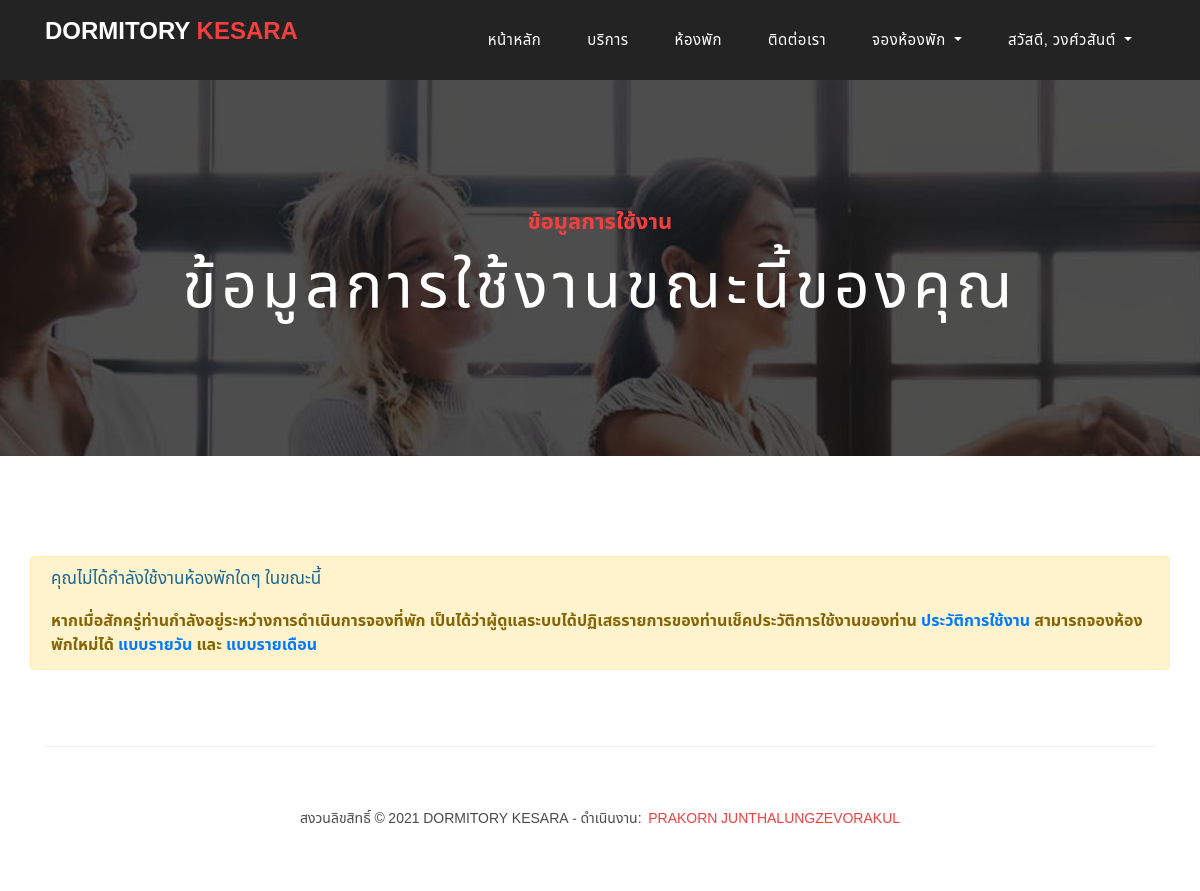
The page /current_book.php (signed in) on the database as committed earlier.
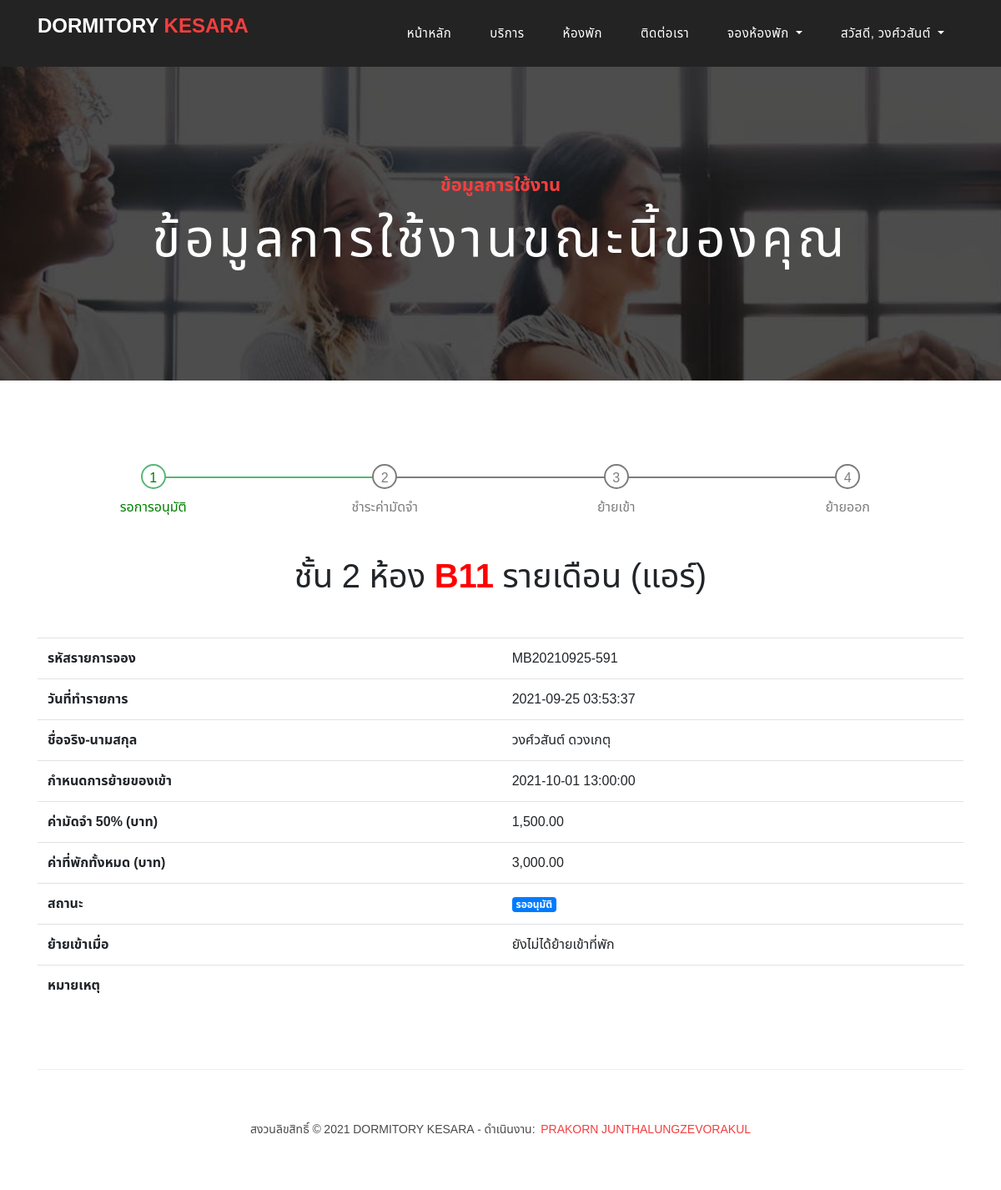
The same page on the database as committed later.
### tables this page shows
CREATE TABLE `monthly_books` (
  `id` varchar(255) NOT NULL COMMENT 'รหัส',
  `customer_id` char(13) NOT NULL COMMENT 'รหัสลูกค้า',
  `schedule_move_in` datetime DEFAULT NULL COMMENT 'กำหนดการจะย้ายเข้า',
  `move_in_date` date DEFAULT NULL COMMENT 'วันที่ย้ายเข้า',
  `move_out_date` date DEFAULT NULL COMMENT 'วันที่ย้ายออก',
  `cost` decimal(10,2) NOT NULL COMMENT 'ค่าที่พัก',
  `monthly_room_id` varchar(255) NOT NULL COMMENT 'เลขห้อง',
  `status` varchar(255) NOT NULL COMMENT 'สถานะ',
  `note` text NOT NULL COMMENT 'หมายเหตุ',
  `created` timestamp NOT NULL DEFAULT current_timestamp() COMMENT 'วันที่สร้างข้อมูล',
  `updated` timestamp NOT NULL DEFAULT current_timestamp() ON UPDATE current_timestamp() COMMENT 'อัพเดตล่าสุด'
);

CREATE TABLE `monthly_rooms` (
  `id` varchar(255) NOT NULL COMMENT 'เลขห้อง',
  `type` int(11) NOT NULL COMMENT 'ประเภทห้อง',
  `floor` varchar(255) NOT NULL COMMENT 'ชั้น',
  `img_position` text NOT NULL COMMENT 'ไฟล์ภาพตำแหน่งห้อง',
  `active` varchar(255) NOT NULL DEFAULT 'พร้อมใช้งาน' COMMENT 'สถานะห้อง',
  `created` timestamp NOT NULL DEFAULT current_timestamp() COMMENT 'วันที่เพิ่มข้อมูล',
  `updated` timestamp NOT NULL DEFAULT current_timestamp() ON UPDATE current_timestamp() COMMENT 'อัพเดตล่าสุด'
);

CREATE TABLE `roomtypes` (
  `id` int(11) NOT NULL COMMENT 'รหัส',
  `name` varchar(255) NOT NULL COMMENT 'ชื่อประเภท',
  `type` varchar(255) NOT NULL COMMENT 'ชนิด',
  `description` text NOT NULL COMMENT 'รายละเอียด',
  `price` decimal(10,2) NOT NULL COMMENT 'ค่าห้อง',
  `img` text NOT NULL COMMENT 'ไฟล์ภาพ',
  `created` timestamp NOT NULL DEFAULT current_timestamp() COMMENT 'วันที่สร้างข้อมูล',
  `updated` timestamp NOT NULL DEFAULT current_timestamp() ON UPDATE current_timestamp() COMMENT 'อัพเดตล่าสุด'
);

### current_book.php (the view, shortened to what the rows shown need)
<?php
require_once('api/connect.php');
$sql = "SELECT current_book FROM customers WHERE id_card = ?";
$stmt = $pdo->prepare($sql);
$stmt->execute([$_SESSION['CUSTOMER_ID']]);
$row = $stmt->fetchObject();
$current_book = $row->current_book;
if (!empty($current_book)) {
    $sql = "
        SELECT daily_books.id,customer_id,daterange,duration,check_in,check_out,time,cost,check_in_datetime,daily_room_id,status,note,name,floor,daily_books.created
        FROM daily_books,daily_rooms,roomtypes
        WHERE daily_books.daily_room_id=daily_rooms.id
        AND daily_rooms.type=roomtypes.id
        AND daily_books.id=?
    ";
    $stmt = $pdo->prepare($sql);
    $stmt->execute([$current_book]);
    $daily = $stmt->fetchObject();
    if (empty($daily)) {
        $sql = "
            SELECT monthly_books.id,customer_id,schedule_move_in,move_in_date,cost,monthly_room_id,status,note,name,floor,monthly_books.created
            FROM monthly_books,monthly_rooms,roomtypes
            WHERE monthly_books.monthly_room_id=monthly_rooms.id
            AND monthly_rooms.type=roomtypes.id
            AND monthly_books.id = ?
        ";
        $stmt = $pdo->prepare($sql);
        $stmt->execute([$current_book]);
        $monthly = $stmt->fetchObject();
    }
}
?>
<!DOCTYPE html>
<html lang="en">
<head>
    <?php require_once('layouts/head.php'); ?>
</head>
<body>
    <?php require_once('layouts/menu.php'); ?>
    <div class="page-heading contact-heading header-text">
        <div class="container">
            <div class="row">
                <div class="col-md-12">
                    <div class="text-content">
                        <h2>ข้อมูลการใช้งานขณะนี้ของคุณ</h2>
                    </div>
                </div>
            </div>
        </div>
    </div>
    <div class="find-us">
        <div class="container">
            <div class="row">
                <?php if (!empty($current_book)) : ?>
                    <?php if (!empty($daily)) : ?>
                        <div class="col-12 mb-5">
                            <ul class="progressbar">
                                <li class="active">รอการอนุมัติ</li>
                                <li class="<?= ($daily->status == "รอเช็คอิน" || $daily->status == "อยู่ระหว่างการเช็คอิน") ? 'active' : '' ?>">ชำระค่ามัดจำ</li>
                                <li class="<?= ($daily->status == "อยู่ระหว่างการเช็คอิน") ? 'active' : '' ?>">เช็คอิน</li>
                                <li>เช็คเอาท์</li>
                            </ul>
                        </div>
                        <div class="col-12 text-center mb-5">
                            <h1>
                                ชั้น <?= $daily->floor ?> ห้อง <strong style="color:red;"><?= $daily->daily_room_id ?></strong> <?= $daily->name ?>
                            </h1>
                        </div>
                        <div class="col-12">
                            <table class="table table-hover">
                                <tr>
                                    <th>รหัสรายการจอง</th>
                                    <td><?= $daily->id ?></td>
                                </tr>
                                <tr>
                                    <th>วันที่ทำรายการ</th>
                                    <td><?= $daily->created ?></td>
                                </tr>
                                <tr>
                                    <th>ชื่อจริง-นามสกุล</th>
                                    <td><?= $_SESSION['CUSTOMER_FIRSTNAME'] . " " . $_SESSION['CUSTOMER_LASTNAME'] ?></td>
                                </tr>
                                <tr>
                                    <th>ช่วงวันที่</th>
                                    <td><?= $daily->daterange ?></td>
                                </tr>
                                <tr>
                                    <th>ระยะเวลา</th>
                                    <td><?= $daily->duration ?> คืน</td>
                                </tr>
                                <tr>
                                    <th>กำหนดการเช็คอิน</th>
                                    <td><?= $daily->check_in ?> เวลา <?= $daily->time ?> น.</td>
                                </tr>
                                <tr>
                                    <th>กำหนดการเช็คเอาท์</th>
                                    <td><?= $daily->check_out ?> เวลา <?= $daily->time ?> น.</td>
                                </tr>
                                <tr>
                                    <th>ค่ามัดจำ 50% (บาท)</th>
                                    <td><?= number_format($daily->cost / 2, 2) ?></td>
                                </tr>
                                <tr>
                                    <th>ค่าที่พักทั้งหมด (บาท)</th>
                                    <td><?= number_format($daily->cost, 2) ?></td>
                                </tr>
                                <tr>
                                    <th>สถานะ</th>
                                    <td>
                                        <span class="badge badge-primary"><?= $daily->status ?></span>
                                        <?php if ($daily->status == "รอชำระค่ามัดจำ") : ?>
                                            <a href="javascript:void(0)" onclick="deposit('<?= $daily->id ?>','<?= $daily->cost / 2 ?>')">คลิกชำระค่ามัดจำ!</a>
                                        <?php endif ?>
                                    </td>
                                </tr>
                                <tr>
                                    <th>เช็คอินเมื่อ</th>
                                    <td><?= ($daily->check_in_datetime == "" || $boodailyk->check_in_datetime == null) ? 'ยังไม่ได้เช็คอินที่พัก' : $daily->check_in_datetime ?></td>
                                </tr>
                                <tr>
                                    <th>หมายเหตุ</th>
                                    <td><?= $daily->note ?></td>
                                </tr>
                            </table>
                        </div>
                    <?php elseif (!empty($monthly)) : ?>
                        <div class="col-12 mb-5">
                            <ul class="progressbar">
                                <li class="active">รอการอนุมัติ</li>
                                <li class="<?= ($monthly->status == "รอย้ายเข้า" || $monthly->status == "อยู่ระหว่างการเช่าห้อง") ? 'active' : '' ?>">ชำระค่ามัดจำ</li>
                                <li class="<?= ($monthly->status == "อยู่ระหว่างการเช่าห้อง") ? 'active' : '' ?>">ย้ายเข้า</li>
                                <li>ย้ายออก</li>
                            </ul>
                        </div>
                        <div class="col-12 text-center mb-5">
                            <h1>
                                ชั้น <?= $monthly->floor ?> ห้อง <strong style="color:red;"><?= $monthly->monthly_room_id ?></strong> <?= $monthly->name ?>
                            </h1>
                        </div>
                        <div class="col-12">
                            <table class="table table-hover">
                                <tr>
                                    <th>รหัสรายการจอง</th>
                                    <td><?= $monthly->id ?></td>
                                </tr>
                                <tr>
                                    <th>วันที่ทำรายการ</th>
                                    <td><?= $monthly->created ?></td>
                                </tr>
                                <tr>
                                    <th>ชื่อจริง-นามสกุล</th>
                                    <td><?= $_SESSION['CUSTOMER_FIRSTNAME'] . " " . $_SESSION['CUSTOMER_LASTNAME'] ?></td>
                                </tr>
                                <tr>
                                    <th>กำหนดการย้ายของเข้า</th>
                                    <td><?= $monthly->schedule_move_in ?></td>
                                </tr>
                                <tr>
                                    <th>ค่ามัดจำ 50% (บาท)</th>
                                    <td><?= number_format($monthly->cost / 2, 2) ?></td>
                                </tr>
                                <tr>
                                    <th>ค่าที่พักทั้งหมด (บาท)</th>
                                    <td><?= number_format($monthly->cost, 2) ?></td>
                                </tr>
                                <tr>
                                    <th>สถานะ</th>
                                    <td>
                                        <span class="badge badge-primary"><?= $monthly->status ?></span>
                                    </td>
                                </tr>
                                <tr>
                                    <th>ย้ายเข้าเมื่อ</th>
                                    <td><?= ($monthly->move_in_date == "" || $monthly->move_in_datet == null) ? 'ยังไม่ได้ย้ายเข้าที่พัก' : $monthly->move_in_date ?></td>
                                </tr>
                                <tr>
                                    <th>หมายเหตุ</th>
                                    <td><?= $monthly->note ?></td>
                                </tr>
                            </table>
                        </div>
                    <?php endif ?>
                <?php endif ?>
            </div>
        </div>
    </div>
</body>
</html>

Rows that differ between the two databases and show on the page:
added monthly_books: monthly_room.floor "2", monthly_room "B11", roomtypes.name "รายเดือน (แอร์)", id "MB20210925-591", created "2021-09-25 03:53:37", schedule_move_in "2021-10-01 13:00:00", $monthly->cost/2 "1,500.00", cost "3,000.00", status "รออนุมัติ"
Other text that changed with them:
$_SESSION['CUSTOMER_FIRSTNAME']: (not shown) → "วงศ์วสันต์"
$_SESSION['CUSTOMER_LASTNAME']: (not shown) → "ดวงเกตุ"
text no longer shown: "คุณไม่ได้กำลังใช้งานห้องพักใดๆ ในขณะนี้ หากเมื่อสักครู่ท่านกำลังอยู่ระหว่างการดำเนินการจองที่พัก เป็นได้ว่าผู้ดูแลระบบได้ปฏิเสธรายการของท่านเช็คประวัติการใช้งานของท่าน ประวัติการใช้งาน สามารถจองห้องพักใหม่ได้ แบบรายวัน และ แบบรายเดือน"
text now shown: "รอการอนุมัติ ชำระค่ามัดจำ ย้ายเข้า ย้ายออก ชั้น ห้อง รหัสรายการจอง วันที่ทำรายการ ชื่อจริง-นามสกุล กำหนดการย้ายของเข้า ค่ามัดจำ 50% (บาท) ค่าที่พักทั้งหมด (บาท) สถานะ ย้ายเข้าเมื่อ ยังไม่ได้ย้ายเข้าที่พัก หมายเหตุ"
